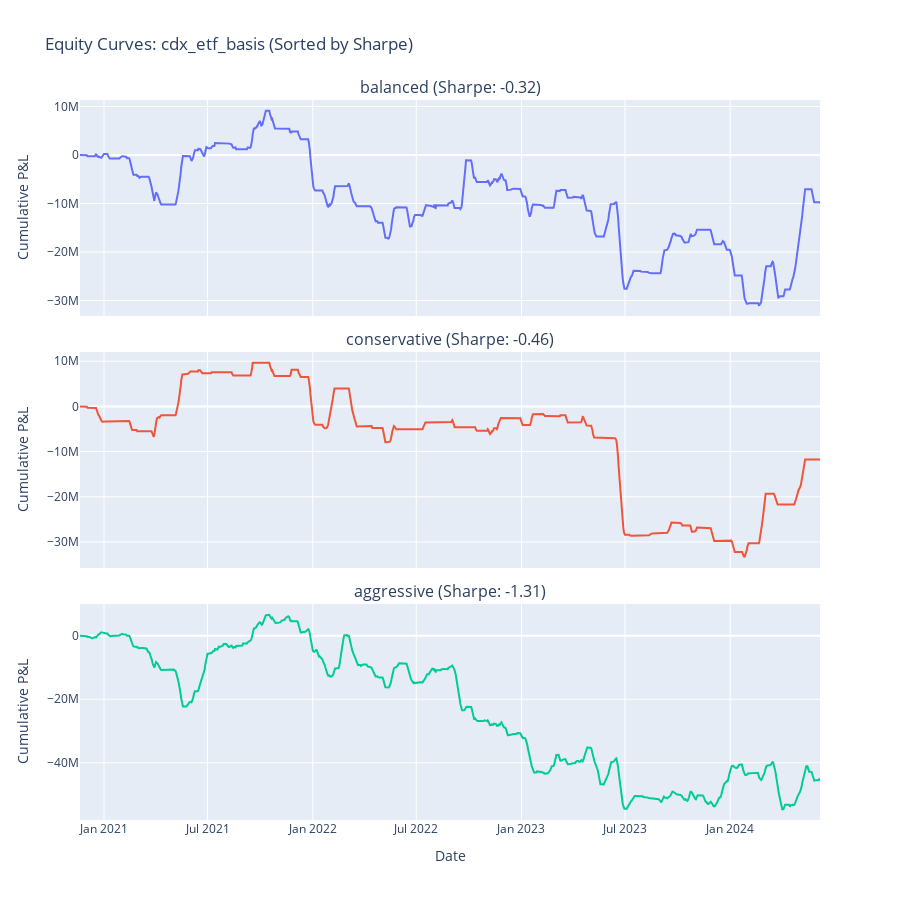

The cell this chart's notebook holds for it:
### Code cell
# Visualize equity curves (single column layout)
if sorted_strategies:
    n_strategies = len(sorted_strategies)
    
    # Create subplots in single column
    fig = make_subplots(
        rows=n_strategies,
        cols=1,
        subplot_titles=[f"{name} (Sharpe: {metrics.sharpe_ratio:.2f})" 
                       for name, metrics in sorted_strategies],
        vertical_spacing=0.05,
        shared_xaxes=True,
    )
    
    # Add equity curve for each strategy
    for i, (strategy_name, metrics) in enumerate(sorted_strategies, 1):
        result = backtest_results[strategy_name]
        
        fig.add_trace(
            go.Scatter(
                x=result.pnl.index,
                y=result.pnl["cumulative_pnl"],
                mode="lines",
                name=strategy_name,
                line=dict(width=2),
                showlegend=False,
            ),
            row=i,
            col=1,
        )
        
        # Update y-axis label
        fig.update_yaxes(title_text="Cumulative P&L", row=i, col=1)
    
    # Update layout
    fig.update_layout(
        height=300 * n_strategies,
        title_text=f"Equity Curves: {SELECTED_SIGNAL} (Sorted by Sharpe)",
        showlegend=False,
    )
    
    fig.update_xaxes(title_text="Date", row=n_strategies, col=1)
    
    fig.show()
else:
    print("❌ No equity curves to display")

### Figure 1 — Plotly figure (JSON) as saved in the notebook; plotly's stock layout.template omitted (floating-point values rounded to 4 significant figures; data arrays with more than 128 entries replaced by an {"elided": "..."} marker saying what was removed)
{"data": [{"line": {"width": 2}, "mode": "lines", "name": "balanced", "showlegend": false, "type": "scatter", "x": {"elided": "1295 str values"}, "xaxis": "x", "y": {"elided": "1295 float values"}, "yaxis": "y"}, {"line": {"width": 2}, "mode": "lines", "name": "conservative", "showlegend": false, "type": "scatter", "x": {"elided": "1295 str values"}, "xaxis": "x2", "y": {"elided": "1295 float values"}, "yaxis": "y2"}, {"line": {"width": 2}, "mode": "lines", "name": "aggressive", "showlegend": false, "type": "scatter", "x": {"elided": "1295 str values"}, "xaxis": "x3", "y": {"elided": "1295 float values"}, "yaxis": "y3"}], "layout": {"annotations": [{"font": {"size": 16}, "showarrow": false, "text": "balanced (Sharpe: -0.32)", "x": 0.5, "xanchor": "center", "xref": "paper", "y": 1, "yanchor": "bottom", "yref": "paper"}, {"font": {"size": 16}, "showarrow": false, "text": "conservative (Sharpe: -0.46)", "x": 0.5, "xanchor": "center", "xref": "paper", "y": 0.65, "yanchor": "bottom", "yref": "paper"}, {"font": {"size": 16}, "showarrow": false, "text": "aggressive (Sharpe: -1.31)", "x": 0.5, "xanchor": "center", "xref": "paper", "y": 0.3, "yanchor": "bottom", "yref": "paper"}], "height": 900, "showlegend": false, "title": {"text": "Equity Curves: cdx_etf_basis (Sorted by Sharpe)"}, "xaxis": {"anchor": "y", "domain": [0, 1], "matches": "x3", "showticklabels": false}, "xaxis2": {"anchor": "y2", "domain": [0, 1], "matches": "x3", "showticklabels": false}, "xaxis3": {"anchor": "y3", "domain": [0, 1], "title": {"text": "Date"}}, "yaxis": {"anchor": "x", "domain": [0.7, 1], "title": {"text": "Cumulative P&L"}}, "yaxis2": {"anchor": "x2", "domain": [0.35, 0.65], "title": {"text": "Cumulative P&L"}}, "yaxis3": {"anchor": "x3", "domain": [0, 0.3], "title": {"text": "Cumulative P&L"}}}}
